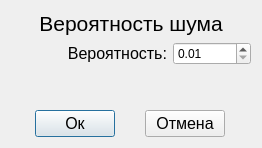
<?xml version="1.0" encoding="UTF-8"?>
<ui version="4.0">
 <class>FormNoiseProbability</class>
 <widget class="QDialog" name="FormNoiseProbability">
  <property name="geometry">
   <rect>
    <x>0</x>
    <y>0</y>
    <width>262</width>
    <height>148</height>
   </rect>
  </property>
  <property name="windowTitle">
   <string>Изменение вероятности шума</string>
  </property>
  <layout class="QVBoxLayout" name="verticalLayout">
   <item>
    <widget class="QLabel" name="lblProbabilityTitle">
     <property name="font">
      <font>
       <pointsize>16</pointsize>
      </font>
     </property>
     <property name="text">
      <string>Вероятность шума</string>
     </property>
     <property name="alignment">
      <set>Qt::AlignCenter</set>
     </property>
    </widget>
   </item>
   <item>
    <layout class="QGridLayout" name="gridLayout">
     <item row="0" column="0" colspan="2">
      <widget class="QLabel" name="lblProbability">
       <property name="sizePolicy">
        <sizepolicy hsizetype="Expanding" vsizetype="Preferred">
         <horstretch>0</horstretch>
         <verstretch>0</verstretch>
        </sizepolicy>
       </property>
       <property name="font">
        <font>
         <pointsize>12</pointsize>
        </font>
       </property>
       <property name="text">
        <string>Вероятность:</string>
       </property>
       <property name="alignment">
        <set>Qt::AlignRight|Qt::AlignTrailing|Qt::AlignVCenter</set>
       </property>
      </widget>
     </item>
     <item row="0" column="2">
      <widget class="QDoubleSpinBox" name="sbProbability">
       <property name="minimum">
        <double>0.010000000000000</double>
       </property>
       <property name="maximum">
        <double>1.000000000000000</double>
       </property>
       <property name="singleStep">
        <double>0.010000000000000</double>
       </property>
      </widget>
     </item>
    </layout>
   </item>
   <item>
    <spacer name="verticalSpacer">
     <property name="orientation">
      <enum>Qt::Vertical</enum>
     </property>
     <property name="sizeHint" stdset="0">
      <size>
       <width>20</width>
       <height>135</height>
      </size>
     </property>
    </spacer>
   </item>
   <item>
    <layout class="QHBoxLayout" name="horizontalLayout">
     <item>
      <widget class="QPushButton" name="pbOk">
       <property name="sizePolicy">
        <sizepolicy hsizetype="Fixed" vsizetype="Fixed">
         <horstretch>0</horstretch>
         <verstretch>0</verstretch>
        </sizepolicy>
       </property>
       <property name="font">
        <font>
         <pointsize>12</pointsize>
        </font>
       </property>
       <property name="layoutDirection">
        <enum>Qt::LeftToRight</enum>
       </property>
       <property name="styleSheet">
        <string notr="true"/>
       </property>
       <property name="text">
        <string>Ок</string>
       </property>
      </widget>
     </item>
     <item>
      <widget class="QPushButton" name="pbCancel">
       <property name="sizePolicy">
        <sizepolicy hsizetype="Fixed" vsizetype="Fixed">
         <horstretch>0</horstretch>
         <verstretch>0</verstretch>
        </sizepolicy>
       </property>
       <property name="font">
        <font>
         <pointsize>12</pointsize>
        </font>
       </property>
       <property name="styleSheet">
        <string notr="true"/>
       </property>
       <property name="text">
        <string>Отмена</string>
       </property>
      </widget>
     </item>
    </layout>
   </item>
  </layout>
 </widget>
 <resources/>
 <connections/>
</ui>
